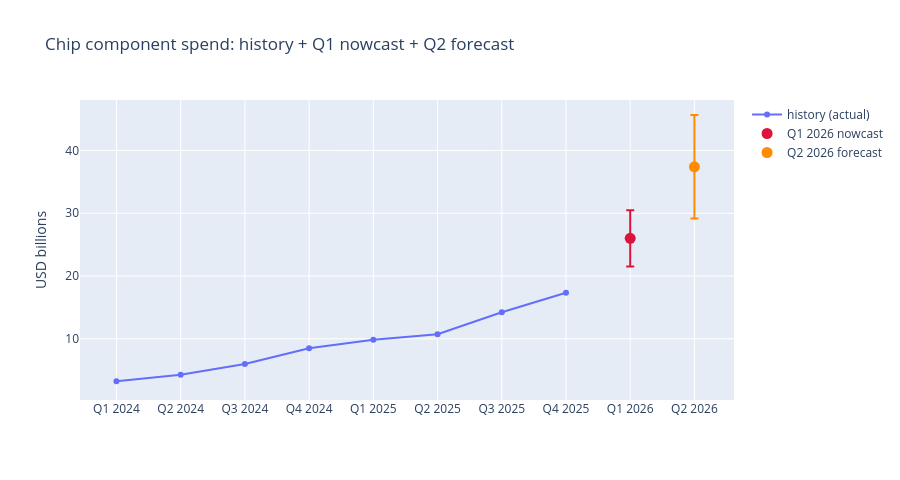

Notebook cell for this chart:
### Markdown cell above
## 5. Appropriate Visualization

### Code cell
figure = go.Figure()
figure.add_scatter(
    x=history["Quarter"].to_list(),
    y=history["Total"].to_list(),
    mode="lines+markers",
    name="history (actual)",
)
for label, total, color in [
    ("Q1 2026 nowcast", q1_total, "crimson"),
    ("Q2 2026 forecast", q2_total, "darkorange"),
]:
    figure.add_scatter(
        x=[label[:7]],
        y=[total["reconciled_base"]],
        mode="markers",
        name=label,
        marker=dict(size=11, color=color),
        error_y=dict(
            type="data",
            symmetric=False,
            array=[total["high"] - total["reconciled_base"]],
            arrayminus=[total["reconciled_base"] - total["low"]],
        ),
    )
figure.update_layout(
    title="Chip component spend: history + Q1 nowcast + Q2 forecast",
    yaxis_title="USD billions",
    height=480,
)
figure

### Figure 1 — Plotly figure (JSON) as saved in the notebook; plotly's stock layout.template omitted (floating-point values rounded to 4 significant figures)
{"data": [{"mode": "lines+markers", "name": "history (actual)", "type": "scatter", "x": ["Q1 2024", "Q2 2024", "Q3 2024", "Q4 2024", "Q1 2025", "Q2 2025", "Q3 2025", "Q4 2025"], "y": [3.234, 4.268, 5.974, 8.501, 9.854, 10.74, 14.23, 17.35]}, {"error_y": {"array": [4.484], "arrayminus": [4.484], "symmetric": false, "type": "data"}, "marker": {"color": "crimson", "size": 11}, "mode": "markers", "name": "Q1 2026 nowcast", "type": "scatter", "x": ["Q1 2026"], "y": [26.02]}, {"error_y": {"array": [8.249], "arrayminus": [8.248], "symmetric": false, "type": "data"}, "marker": {"color": "darkorange", "size": 11}, "mode": "markers", "name": "Q2 2026 forecast", "type": "scatter", "x": ["Q2 2026"], "y": [37.41]}], "layout": {"height": 480, "title": {"text": "Chip component spend: history + Q1 nowcast + Q2 forecast"}, "yaxis": {"title": {"text": "USD billions"}}}}
